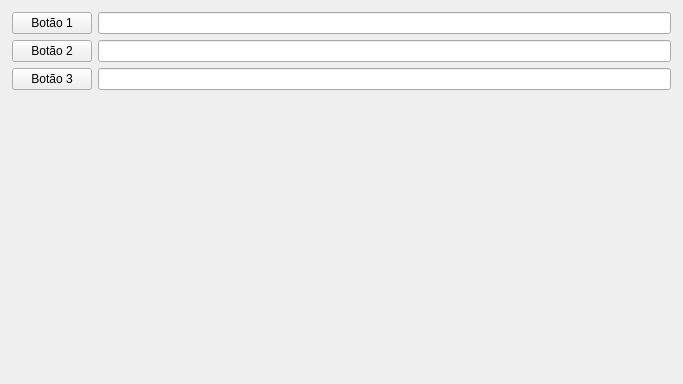
<?xml version="1.0" encoding="UTF-8"?>
<ui version="4.0">
 <class>MainWidget</class>
 <widget class="QWidget" name="MainWidget">
  <property name="geometry">
   <rect>
    <x>0</x>
    <y>0</y>
    <width>683</width>
    <height>384</height>
   </rect>
  </property>
  <property name="minimumSize">
   <size>
    <width>683</width>
    <height>384</height>
   </size>
  </property>
  <property name="maximumSize">
   <size>
    <width>683</width>
    <height>384</height>
   </size>
  </property>
  <property name="windowTitle">
   <string>QFormLayout com QWidget e XML (*.ui).</string>
  </property>
  <property name="windowIcon">
   <iconset>
    <normaloff>../../../../images/icons/icon.png</normaloff>../../../../images/icons/icon.png</iconset>
  </property>
  <layout class="QFormLayout" name="formLayout">
   <property name="leftMargin">
    <number>12</number>
   </property>
   <property name="topMargin">
    <number>12</number>
   </property>
   <property name="rightMargin">
    <number>12</number>
   </property>
   <property name="bottomMargin">
    <number>12</number>
   </property>
   <item row="0" column="1">
    <widget class="QLineEdit" name="lineEdit_1"/>
   </item>
   <item row="0" column="0">
    <widget class="QPushButton" name="pushButton_1">
     <property name="text">
      <string>Botão 1</string>
     </property>
    </widget>
   </item>
   <item row="1" column="0">
    <widget class="QPushButton" name="pushButton_2">
     <property name="text">
      <string>Botão 2</string>
     </property>
    </widget>
   </item>
   <item row="2" column="0">
    <widget class="QPushButton" name="pushButton_3">
     <property name="text">
      <string>Botão 3</string>
     </property>
    </widget>
   </item>
   <item row="1" column="1">
    <widget class="QLineEdit" name="lineEdit_2"/>
   </item>
   <item row="2" column="1">
    <widget class="QLineEdit" name="lineEdit_3"/>
   </item>
  </layout>
 </widget>
 <resources/>
 <connections/>
</ui>
